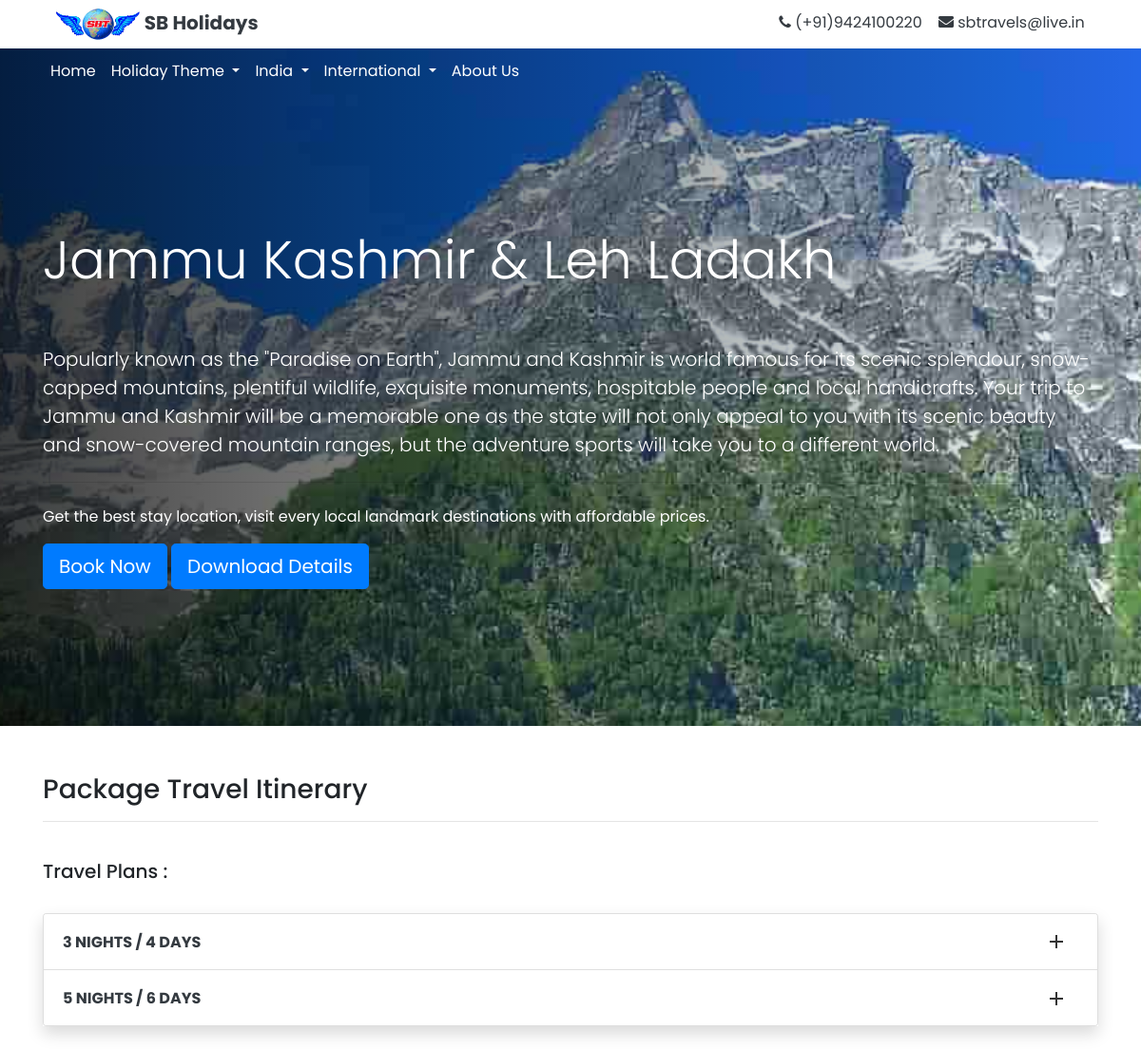
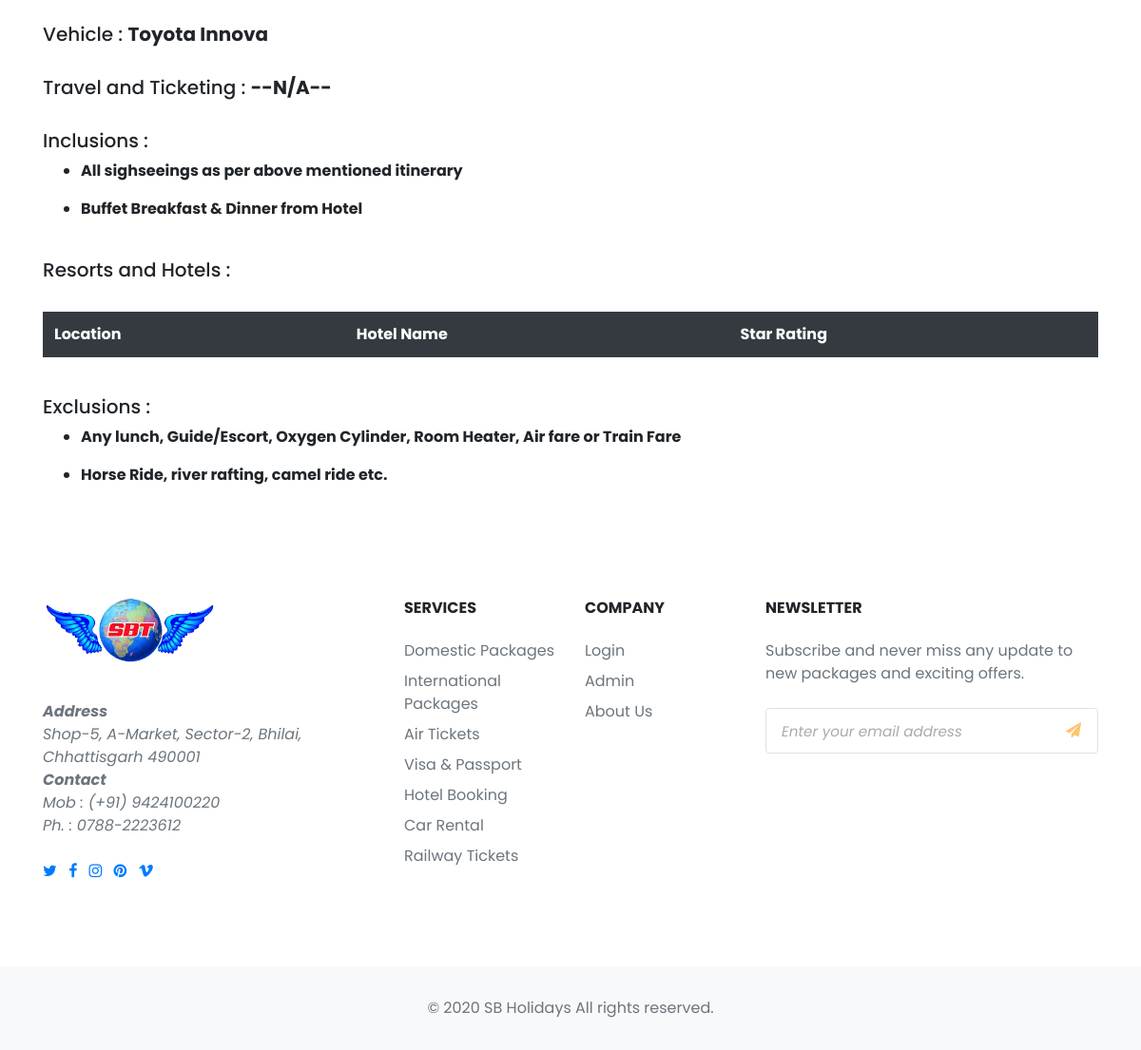
The page /package_app/1/ on the database its author committed (2 pictures, top to bottom).
### package_app/models.py (models this page shows, shortened)
class Package(models.Model):
    type_choice = (
        ('Domestic','Domestic'),
        ('International','International')
    )
    type = models.TextField(max_length=256,choices=type_choice, blank=False)
    pack_domestic_category = models.ManyToManyField(DomesticCategory, related_name='domestic_category', blank=True)
    pack_international_category = models.ManyToManyField(InternationalCategory, related_name='international_category')
    pack_theme_category = models.ManyToManyField(Theme, related_name='theme_category', blank=True)
    destination = models.CharField(max_length=256)
    dst_img = models.ImageField(upload_to='images/')
    vehicle = models.CharField(max_length=256,blank=True)
    tickets = models.CharField(max_length=256,blank=True)
    visa = models.BooleanField(null=False)
    note = models.TextField(blank=True)
    description = models.TextField(blank=True)
    offer = models.PositiveIntegerField(blank=True,null=True)
    popular = models.BooleanField(null=False, default=True)

class Daywise(models.Model):
    duration_choice = (
            ('0 Night / 1 Day', '0 Night / 1 Day'),
            ('1 Night / 2 Days', '1 Night / 2 Days'),
            ('2 Nights / 3 Days', '2 Nights / 3 Days'),
            ('3 Nights / 4 Days', '3 Nights / 4 Days'),
            ('4 Nights / 5 Days', '4 Nights / 5 Days'),
            ('5 Nights / 6 Days', '5 Nights / 6 Days'),
            ('6 Nights / 7 Days', '6 Nights / 7 Days'),
            ('7 Night / 8 Days', '7 Night / 8 Days'),
            ('8 Nights / 9 Days', '8 Nights / 9 Days'),
            ('9 Nights / 10 Days', '9 Nights / 10 Days'),
            ('10 Nights / 11 Days', '10 Nights / 11 Days'),
            ('11 Nights / 12 Days', '11 Nights / 12 Days'),
            ('12 Nights / 13 Days', '12 Nights / 13 Days')
        )
    lowest = models.BooleanField(blank=False)
    package = models.ForeignKey(Package,related_name='daywiseschedules', on_delete=models.CASCADE)
    duration = models.CharField(max_length=256,choices=duration_choice)
    price_adult = models.PositiveIntegerField(blank=False)
    price_child = models.PositiveIntegerField(blank=True)
    price_infant = models.PositiveIntegerField(blank=True)
    day1_name = models.CharField(max_length=256,blank=True)
    day1 = models.TextField(blank=False)
    day2_name = models.CharField(max_length=256,blank=True)
    day2 = models.TextField(blank=True)
    day3_name = models.CharField(max_length=256,blank=True)
    day3 = models.TextField(blank=True)
    day4_name = models.CharField(max_length=256,blank=True)
    day4 = models.TextField(blank=True)
    day5_name = models.CharField(max_length=256,blank=True)
    day5 = models.TextField(blank=True)
    day6_name = models.CharField(max_length=256,blank=True)
    day6 = models.TextField(blank=True)
    day7_name = models.CharField(max_length=256,blank=True)
    day7 = models.TextField(blank=True)
    day8_name = models.CharField(max_length=256,blank=True)
    day8 = models.TextField(blank=True)
    day9_name = models.CharField(max_length=256,blank=True)
    day9 = models.TextField(blank=True)
    day10_name = models.CharField(max_length=256,blank=True)
    day10 = models.TextField(blank=True)
    day11_name = models.CharField(max_length=256,blank=True)
    day11 = models.TextField(blank=True)
    day12_name = models.CharField(max_length=256,blank=True)
    day12 = models.TextField(blank=True)
    day13_name = models.CharField(max_length=256,blank=True)
    day13 = models.TextField(blank=True)
    day14_name = models.CharField(max_length=256,blank=True)
    day14 = models.TextField(blank=True)
    day15_name = models.CharField(max_length=256,blank=True)
    day15 = models.TextField(blank=True)
    day16_name = models.CharField(max_length=256,blank=True)
    day16 = models.TextField(blank=True)
    day17_name = models.CharField(max_length=256,blank=True)
    day17 = models.TextField(blank=True)
    day18_name = models.CharField(max_length=256,blank=True)
    day18 = models.TextField(blank=True)
    day19_name = models.CharField(max_length=256,blank=True)
    day19 = models.TextField(blank=True)
    day20_name = models.CharField(max_length=256,blank=True)
    day20 = models.TextField(blank=True)

class Inclusion(models.Model):
    name = models.CharField(max_length=256)
    package = models.ManyToManyField(Package,related_name='inclusions')

class Exclusion(models.Model):
    name = models.CharField(max_length=256)
    package = models.ManyToManyField(Package,related_name='exclusions')

### package_app/views.py (the view)
# urls.py: url(r'^(?P<pk>\d+)/$',views.PackageDetailView.as_view(),name='detail'),
class PackageDetailView(DetailView):
    context_object_name = 'package_detail'
    model = models.Package
    template_name = 'package_app/package_detail.html'

### package_app/templates/package_app/package_detail.html (shortened to what this page needs)
{% extends "package_app/package_app_base.html" %}
{% load static %}
{% block body_block %}
    <div class="parallax py-5" style="background-image: linear-gradient(to right, rgba(0,0,0,0.75), rgba(0,0,0,0)), url('../../media/{{package_detail.dst_img.name}}');">
      <div class="container py-5 mb-5 text-white mt-5">
        <h1 class="display-4 mt-5 py-5">{{package_detail.destination}}</h1>
        <p class="lead">{{package_detail.description}}</p>
        <hr class="my-4">
        <p>Get the best stay location, visit every local landmark destinations with affordable prices.</p>
      <a class="btn btn-primary btn-lg" href="#" role="button">Book Now</a>
      <a class="btn btn-primary btn-lg" href="{% url 'package_app:generate_pdf' pk=package_detail.pk %}" role="button">Download Details</a>
      </div>
    </div>
    <div class="container" style="margin-top:30px;margin-bottom:30px;">
      <div class="row" style="margin-top:50px;">
        <div class="col-md-12">
          <h3>Package Travel Itinerary</h3><hr><br>
          <h5>Travel Plans : </h5><br>
          <div class="row">
            <div class="col-lg-12 mx-auto">
              <div id="accordionExample" class="accordion shadow">
                {% for daywise in package_detail.daywiseschedules.all %}
                <div class="card">
                  <div id="heading{{daywise.pk}}" class="card-header bg-white shadow-sm border-0">
                    <h6 class="mb-0 font-weight-bold"><a data-toggle="collapse" data-target="#collapse{{daywise.pk}}" aria-expanded="false" aria-controls="collapse{{daywise.pk}}" class="d-block position-relative collapsed text-dark text-uppercase collapsible-link py-2">{{daywise.duration}} </a></h6>
                  </div>
                </div>
                {% endfor %}
              </div>
            </div>
          </div>
            <br><br><h5>Vehicle : <b>{{package_detail.vehicle}}</b></h5><br>
            <h5>Travel and Ticketing : <b>{{package_detail.tickets}}</b></h5><br>
            <h5>Inclusions :</h5>
            <b>
              {% for inclusion in package_detail.inclusions.all %}
              <ul>
                <li><p>{{inclusion.name}}</p></li>
              </ul>
              {% endfor %}
            </b><br>
            <h5>Resorts and Hotels :</h5>
            <br>
            <b>
              <table class="table table-borderless table-hover">
                <thead class="thead-dark">
                  <tr>
                    <th scope="col">Location</th>
                    <th scope="col">Hotel Name</th>
                    <th scope="col">Star Rating</th>
                  </tr>
                </thead>
              </table>
              </b>
            <br>
            <h5>Exclusions :</h5>
            <b>
              {% for exclusion in package_detail.exclusions.all %}
              <ul>
                <li><p>{{exclusion.name}}</p></li>
              </ul>
              {% endfor %}
            </b>
        </div>
      </div>
    </div>
{% endblock %}

### package_app/templates/package_app/package_app_base.html (shortened to what this page needs)
{% load static %}
<!DOCTYPE html>
<html lang="en" dir="ltr">
  <head>
    <link rel="stylesheet" href="{% static "css/bootstrap.min.css" %}" >
    <link rel="stylesheet" href="{% static "css/style.css" %}" >
    <link rel="stylesheet" href="https://use.fontawesome.com/releases/v5.8.2/css/all.css">
    <link href="https://stackpath.bootstrapcdn.com/font-awesome/4.7.0/css/font-awesome.min.css" rel="stylesheet">
  </head>
  <body class="whole_font">
<div class="fixed-top">
<section class="header text-center bg-white">
    <div class="container text-dark">
        <header class="row py-1">
          <div class="col-md-3 text-center">
            <div class="navbar-brand mb-0 h1"><a href="{% url 'index' %}"><img src="{% static "images/sb_logo.png" %}" width="90" alt=""></a><b> SB Holidays</b></div>
          </div>
          <div class="col-md-5">
          </div>
          <div class="col-md-4 py-2 text-center">
            <i class="fa fa-phone"></i> (+91)9424100220 &nbsp;&nbsp;
            <i class="fas fa-envelope"></i> sbtravels@live.in
          </div>
        </header>
    </div>
</section>
<header class="header">
    <nav class="navbar navbar-expand-lg py-1">
        <div class="container">
            <div id="navbarSupportedContent" class="collapse navbar-collapse">
                <ul class="navbar-nav ml-center">
                    <li class="nav-item active"><a href="{% url 'index' %}" class="nav-link">Home</a></li>
                    <li class="nav-item dropdown">
                      <a class="nav-link dropdown-toggle" href="#" id="navbarDropdown" role="button" data-toggle="dropdown" aria-haspopup="true" aria-expanded="false">
                        Holiday Theme
                      </a>
                    </li>
                    <li class="nav-item dropdown">
                      <a class="nav-link dropdown-toggle slideIn" href="#" id="navbarDropdown" role="button" data-toggle="dropdown" aria-haspopup="true" aria-expanded="false">
                        India
                      </a>
                    </li>
                    <li class="nav-item dropdown">
                      <a class="nav-link dropdown-toggle" href="#" id="navbarDropdown" role="button" data-toggle="dropdown" aria-haspopup="true" aria-expanded="false">
                        International
                      </a>
                    </li>
                    <li class="nav-item"><a href="{% url 'about' %}" class="nav-link">About Us</a></li>
                </ul>
            </div>
        </div>
    </nav>
</header>
</div>
      {% block body_block %}
      {% endblock %}
    <div class="footerback">
    <div class="d-flex flex-column">
      <footer class="bg-white">
        <div class="container py-5">
          <div class="row py-4">
            <div class="col-lg-4 col-md-6 mb-4 mb-lg-0"><img src="{% static "images/sb_logo.png" %}" alt="" width="180" class="mb-3">
              <p class="font-italic text-muted"><br><b>Address</b><br> Shop-5, A-Market, Sector-2, Bhilai, Chhattisgarh 490001<br><b>Contact</b><br> Mob : (+91) 9424100220 <br> Ph. : 0788-2223612 </p>
              <ul class="list-inline mt-4">
                <li class="list-inline-item"><a href="#" target="_blank" title="twitter"><i class="fa fa-twitter"></i></a></li>
                <li class="list-inline-item"><a href="#" target="_blank" title="facebook"><i class="fa fa-facebook"></i></a></li>
                <li class="list-inline-item"><a href="#" target="_blank" title="instagram"><i class="fa fa-instagram"></i></a></li>
                <li class="list-inline-item"><a href="#" target="_blank" title="pinterest"><i class="fa fa-pinterest"></i></a></li>
                <li class="list-inline-item"><a href="#" target="_blank" title="vimeo"><i class="fa fa-vimeo"></i></a></li>
              </ul>
            </div>
            <div class="col-lg-2 col-md-6 mb-4 mb-lg-0">
              <h6 class="text-uppercase font-weight-bold mb-4">Services</h6>
              <ul class="list-unstyled mb-0">
                <li class="mb-2"><a href="{% url 'package_app:domestic' %}" class="text-muted">Domestic Packages</a></li>
                <li class="mb-2"><a href="{% url 'package_app:international' %}" class="text-muted">International Packages</a></li>
                <li class="mb-2"><a href="#" class="text-muted">Air  Tickets</a></li>
                <li class="mb-2"><a href="#" class="text-muted">Visa & Passport</a></li>
                <li class="mb-2"><a href="#" class="text-muted">Hotel Booking</a></li>
                <li class="mb-2"><a href="#" class="text-muted">Car Rental</a></li>
                <li class="mb-2"><a href="#" class="text-muted">Railway Tickets</a></li>
              </ul>
            </div>
            <div class="col-lg-2 col-md-6 mb-4 mb-lg-0">
              <h6 class="text-uppercase font-weight-bold mb-4">Company</h6>
              <ul class="list-unstyled mb-0">
                <li class="mb-2"><a href="#" class="text-muted">Login</a></li>
                <li class="mb-2"><a href="{% url 'admin:index' %}" class="text-muted">Admin</a></li>
                <li class="mb-2"><a href="{% url 'about' %}" class="text-muted">About Us</a></li>
              </ul>
            </div>
            <div class="col-lg-4 col-md-6 mb-lg-0">
              <h6 class="text-uppercase font-weight-bold mb-4">Newsletter</h6>
              <p class="text-muted mb-4">Subscribe and never miss any update to new packages and exciting offers.</p>
              <div class="p-1 rounded border">
                <div class="input-group">
                  <input type="email" placeholder="Enter your email address" aria-describedby="button-addon1" class="form-control border-0 shadow-0">
                  <div class="input-group-append">
                    <button id="button-addon1" type="submit" class="btn btn-link"><i class="fa fa-paper-plane"></i></button>
                  </div>
                </div>
              </div>
            </div>
          </div>
        </div>
        <div class="bg-light py-4">
          <div class="container text-center">
            <p class="text-muted mb-0 py-2">© 2020 SB Holidays All rights reserved.</p>
          </div>
        </div>
      </footer>
    </div>
    </div>
  </body>
</html>

### static/css/style.css (style rules this page uses)
.whole_font { font-family: 'Poppins', sans-serif; }
.navbar { transition: all 0.4s; }
.navbar .nav-link { color: #fff; }
.form-control::placeholder { font-size: 0.95rem; color: #aaa; font-style: italic; }
.parallax { background-attachment: fixed; background-position: center; background-repeat: no-repeat; background-size: cover; }
.slideIn { -webkit-animation-name: slideIn; animation-name: slideIn; }
.collapsible-link::before { content: ''; width: 14px; height: 2px; background: #333; position: absolute; top: calc(50% - 1px); right: 1rem; display: block; transition: all 0.3s; }
.collapsible-link::after { content: ''; width: 2px; height: 14px; background: #333; position: absolute; top: calc(50% - 7px); right: calc(1rem + 6px); display: block; transition: all 0.3s; }
.footerback { background: #ff5f6d; background: -webkit-linear-gradient(to right, #ff5f6d, #ffc371); background: linear-gradient(to right, #ff5f6d, #ffc371); }
#button-addon1 { color: #ffc371; }

### rows shown on the page
Package: dst_img.name (picture), destination "Jammu Kashmir & Leh Ladakh", description "Popularly known as the \"Paradise on Earth\", Jammu and Kashmir is world famous for its scenic splendour, snow-capped mountains, plentiful wildlife, exquisite monuments, hospitable people and local handicrafts. Your trip to Jammu and Kashmir will be a memorable one as the state will not only appeal to you with its scenic beauty and snow-covered mountain ranges, but the adventure sports will take you to a different world.", vehicle "Toyota Innova", tickets "--N/A--"
Daywise: duration "3 NIGHTS / 4 DAYS"
Daywise: duration "5 NIGHTS / 6 DAYS"
Inclusion: name "All sighseeings as per above mentioned itinerary"
Inclusion: name "Buffet Breakfast & Dinner from Hotel"
Exclusion: name "Any lunch, Guide/Escort, Oxygen Cylinder, Room Heater, Air fare or Train Fare"
Exclusion: name "Horse Ride, river rafting, camel ride etc."
